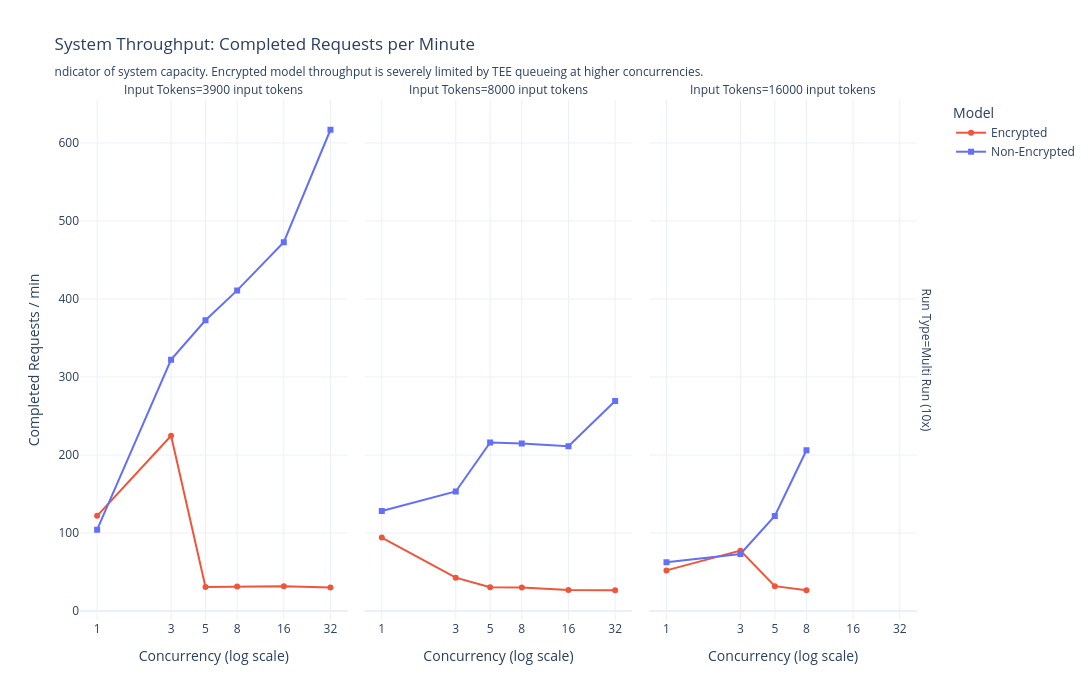

The cell this chart's notebook holds for it:
### Code cell
# Completed requests per minute — real system throughput capacity
fig = px.line(
    df_all,
    x='num_concurrent_requests',
    y='num_completed_requests_per_min',
    color='label',
    symbol='label',
    facet_col='in_tokens_label',
    facet_row='run_type',
    color_discrete_map=COLOR_MAP,
    symbol_map=SYMBOL_MAP,
    log_x=True,
    markers=True,
    labels={
        'num_concurrent_requests':      'Concurrency (log scale)',
        'num_completed_requests_per_min': 'Completed Requests / min',
        'label':                         'Model',
        'in_tokens_label':              'Input Tokens',
        'run_type':                      'Run Type',
    },
    title=(
        'System Throughput: Completed Requests per Minute<br>'
        '<sub>ndicator of system capacity. '
        'Encrypted model throughput is severely limited by TEE queueing at higher concurrencies.</sub>'
    ),
)
fig.update_layout(height=700, width=1100, template='plotly_white')
fig.update_xaxes(tickvals=CONC_ORDER, ticktext=CONC_STR)
fig.show()

### Figure 1 — Plotly figure (JSON) as saved in the notebook; plotly's stock layout.template omitted (floating-point values rounded to 4 significant figures)
{"data": [{"hovertemplate": "Model=Encrypted<br>Run Type=Multi Run (10x)<br>Input Tokens=3900 input tokens<br>Concurrency (log scale)=%{x}<br>Completed Requests / min=%{y}<extra></extra>", "legendgroup": "Encrypted", "line": {"color": "#EF553B", "dash": "solid"}, "marker": {"symbol": "circle"}, "mode": "lines+markers", "name": "Encrypted", "orientation": "v", "showlegend": true, "type": "scatter", "x": [1, 3, 5, 8, 16, 32], "xaxis": "x", "y": [122.1, 224.8, 30.99, 31.47, 31.96, 30.24], "yaxis": "y"}, {"hovertemplate": "Model=Encrypted<br>Run Type=Multi Run (10x)<br>Input Tokens=8000 input tokens<br>Concurrency (log scale)=%{x}<br>Completed Requests / min=%{y}<extra></extra>", "legendgroup": "Encrypted", "line": {"color": "#EF553B", "dash": "solid"}, "marker": {"symbol": "circle"}, "mode": "lines+markers", "name": "Encrypted", "orientation": "v", "showlegend": false, "type": "scatter", "x": [1, 3, 5, 8, 16, 32], "xaxis": "x2", "y": [94.22, 42.84, 30.67, 30.18, 27.03, 26.84], "yaxis": "y2"}, {"hovertemplate": "Model=Encrypted<br>Run Type=Multi Run (10x)<br>Input Tokens=16000 input tokens<br>Concurrency (log scale)=%{x}<br>Completed Requests / min=%{y}<extra></extra>", "legendgroup": "Encrypted", "line": {"color": "#EF553B", "dash": "solid"}, "marker": {"symbol": "circle"}, "mode": "lines+markers", "name": "Encrypted", "orientation": "v", "showlegend": false, "type": "scatter", "x": [1, 3, 5, 8], "xaxis": "x3", "y": [52.12, 77.43, 31.93, 26.68], "yaxis": "y3"}, {"hovertemplate": "Model=Non-Encrypted<br>Run Type=Multi Run (10x)<br>Input Tokens=3900 input tokens<br>Concurrency (log scale)=%{x}<br>Completed Requests / min=%{y}<extra></extra>", "legendgroup": "Non-Encrypted", "line": {"color": "#636EFA", "dash": "solid"}, "marker": {"symbol": "square"}, "mode": "lines+markers", "name": "Non-Encrypted", "orientation": "v", "showlegend": true, "type": "scatter", "x": [1, 3, 5, 8, 16, 32], "xaxis": "x", "y": [104.3, 322.2, 372.7, 411.0, 472.7, 616.9], "yaxis": "y"}, {"hovertemplate": "Model=Non-Encrypted<br>Run Type=Multi Run (10x)<br>Input Tokens=8000 input tokens<br>Concurrency (log scale)=%{x}<br>Completed Requests / min=%{y}<extra></extra>", "legendgroup": "Non-Encrypted", "line": {"color": "#636EFA", "dash": "solid"}, "marker": {"symbol": "square"}, "mode": "lines+markers", "name": "Non-Encrypted", "orientation": "v", "showlegend": false, "type": "scatter", "x": [1, 3, 5, 8, 16, 32], "xaxis": "x2", "y": [128.4, 153.3, 216.1, 214.6, 211.3, 269.3], "yaxis": "y2"}, {"hovertemplate": "Model=Non-Encrypted<br>Run Type=Multi Run (10x)<br>Input Tokens=16000 input tokens<br>Concurrency (log scale)=%{x}<br>Completed Requests / min=%{y}<extra></extra>", "legendgroup": "Non-Encrypted", "line": {"color": "#636EFA", "dash": "solid"}, "marker": {"symbol": "square"}, "mode": "lines+markers", "name": "Non-Encrypted", "orientation": "v", "showlegend": false, "type": "scatter", "x": [1, 3, 5, 8], "xaxis": "x3", "y": [62.64, 73.11, 121.8, 206.1], "yaxis": "y3"}], "layout": {"annotations": [{"font": {}, "showarrow": false, "text": "Input Tokens=3900 input tokens", "x": 0.1567, "xanchor": "center", "xref": "paper", "y": 1, "yanchor": "bottom", "yref": "paper"}, {"font": {}, "showarrow": false, "text": "Input Tokens=8000 input tokens", "x": 0.49, "xanchor": "center", "xref": "paper", "y": 1, "yanchor": "bottom", "yref": "paper"}, {"font": {}, "showarrow": false, "text": "Input Tokens=16000 input tokens", "x": 0.8233, "xanchor": "center", "xref": "paper", "y": 1, "yanchor": "bottom", "yref": "paper"}, {"font": {}, "showarrow": false, "text": "Run Type=Multi Run (10x)", "textangle": 90, "x": 0.98, "xanchor": "left", "xref": "paper", "y": 0.5, "yanchor": "middle", "yref": "paper"}], "height": 700, "legend": {"title": {"text": "Model"}, "tracegroupgap": 0}, "title": {"text": "System Throughput: Completed Requests per Minute<br><sub>ndicator of system capacity. Encrypted model throughput is severely limited by TEE queueing at higher concurrencies.</sub>"}, "width": 1100, "xaxis": {"anchor": "y", "domain": [0, 0.3133], "ticktext": ["1", "3", "5", "8", "16", "32"], "tickvals": [1, 3, 5, 8, 16, 32], "title": {"text": "Concurrency (log scale)"}, "type": "log"}, "xaxis2": {"anchor": "y2", "domain": [0.3333, 0.6467], "matches": "x", "ticktext": ["1", "3", "5", "8", "16", "32"], "tickvals": [1, 3, 5, 8, 16, 32], "title": {"text": "Concurrency (log scale)"}, "type": "log"}, "xaxis3": {"anchor": "y3", "domain": [0.6667, 0.98], "matches": "x", "ticktext": ["1", "3", "5", "8", "16", "32"], "tickvals": [1, 3, 5, 8, 16, 32], "title": {"text": "Concurrency (log scale)"}, "type": "log"}, "yaxis": {"anchor": "x", "domain": [0, 1], "title": {"text": "Completed Requests / min"}}, "yaxis2": {"anchor": "x2", "domain": [0, 1], "matches": "y", "showticklabels": false}, "yaxis3": {"anchor": "x3", "domain": [0, 1], "matches": "y", "showticklabels": false}}}
